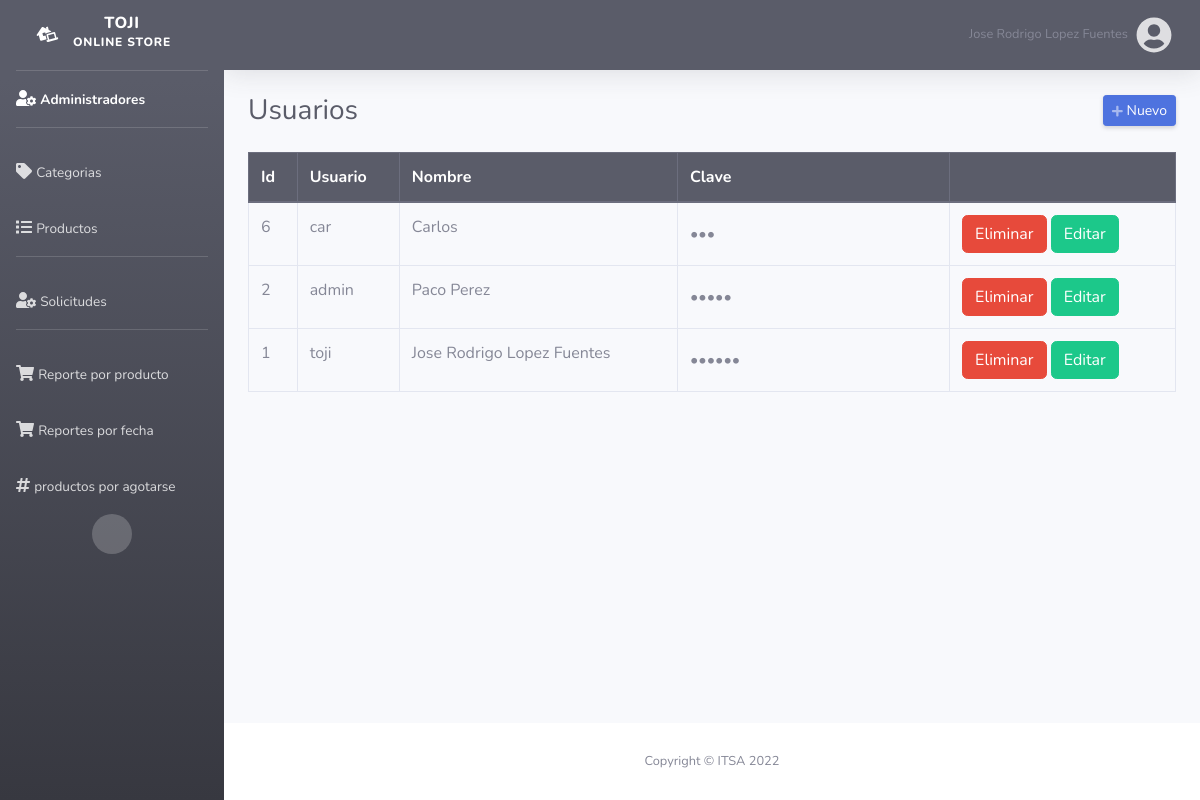
Screenshot of /admin/usuario.php (signed in) with the database file from the repository.
### tables this page shows
CREATE TABLE `usuarios` (
  `id` int(11) NOT NULL,
  `nombre` varchar(50) NOT NULL,
  `usuario` varchar(50) NOT NULL,
  `clave` varchar(50) NOT NULL
);

### admin/usuario.php (the view, shortened to what this page needs)
<?php
require_once "../config/conexion.php";
include("includes/header.php");
?>
<div class="d-sm-flex align-items-center justify-content-between mb-4">
    <h1 class="h3 mb-0 text-gray-800">Usuarios</h1>
    <a href="#" class="d-none d-sm-inline-block btn btn-sm btn-primary shadow-sm" id="abrirCategoria"><i class="fas fa-plus fa-sm text-white-50"></i> Nuevo</a>
</div>
<div class="row">
    <div class="col-md-12">
        <div class="table-responsive">
            <table class="table table-hover table-bordered" style="width: 100%;">
                <thead class="thead-dark">
                    <tr>
                        <th>Id</th>
                        <th>Usuario</th>
                        <th>Nombre</th>
                        <th>Clave</th>
                        <th></th>
                    </tr>
                </thead>
                <tbody>
                    <?php
                    $query = mysqli_query($conexion, "SELECT * FROM usuarios ORDER BY id DESC");
                    while ($data = mysqli_fetch_assoc($query)) { ?>
                        <tr>
                            <td><?php echo $data['id']; ?></td>
                            <td><?php echo $data['usuario']; ?></td>
                            <td><?php echo $data['nombre']; ?></td>
                            <td ><input type="password" class="form-control-plaintext" value="<?php echo $data['clave']; ?>"></td>
                            <td>
                                <form method="post" action="eliminar.php?accion=user&id=<?php echo $data['id']; ?>" class="d-inline eliminar">
                                    <button class="btn btn-danger" type="submit">Eliminar</button>
                                </form>
                                <form method="Post" action="editarUsuario.php?accion=cli&id=<?php echo $data['id']; ?>" class="d-inline">
                                    <button class="btn btn-success" type="submit">Editar</button>
                                </form>
                            </td>
                        </tr>
                    <?php } ?>
                </tbody>
            </table>
        </div>
    </div>
</div>
<?php include("includes/footer.php"); ?>

### rows the page displays
usuarios: id "6", usuario "car", nombre "Carlos"
usuarios: id "2", usuario "admin", nombre "Paco Perez"
usuarios: id "1", usuario "toji", nombre "Jose Rodrigo Lopez Fuentes"

### other values shown
$_SESSION['nombre'] "Jose Rodrigo Lopez Fuentes"
